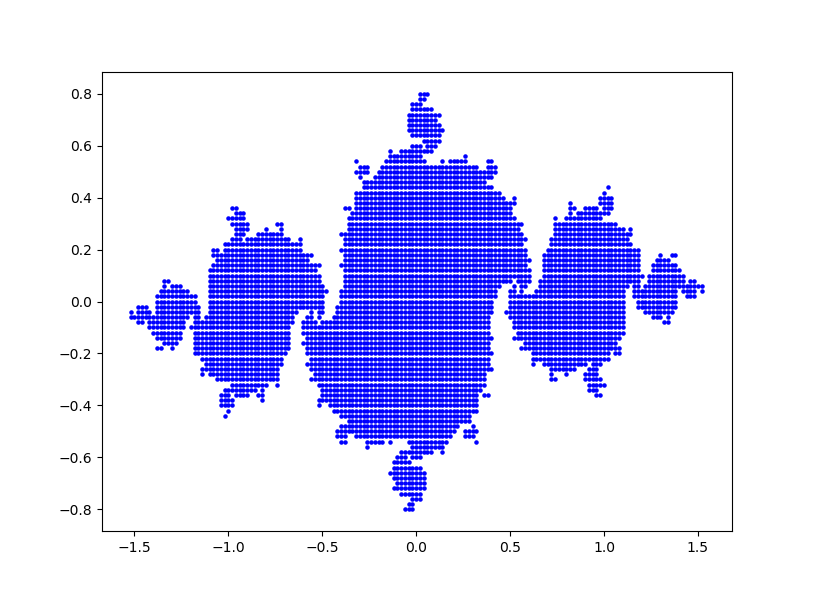

The Python source for this figure:
import matplotlib.pyplot as plt
n=100
c=-0.835-0.1j
for ix in range(-n,n):
  x=2*ix/n
  for iy in range(-n,n):
    y=2*iy/n
    z=complex(x,y)
    itr=1000
    for i in range(itr):
      z=z**2+c
      if (abs(z)>2.0):
        break
    if(i==itr-1):
      plt.scatter(x,y,s=5,c="blue")
plt.show()    
